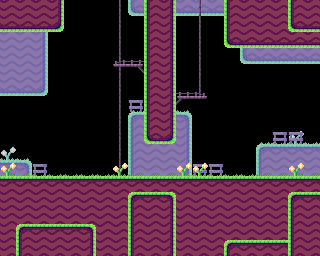

A level layout from a 2D game, rendered from its tile map. Below: a short description, then the map file with its tile-grid data intact:
An orthogonal 20x16 tile map with 16x16 px tiles, 2 tile layers (BackTiles, Tiles) and 6 objects (2x ground, player, exit, door, place_allow).

<map version="1.10" tiledversion="1.11.2" orientation="orthogonal" renderorder="right-down" width="20" height="16" tilewidth="16" tileheight="16" infinite="0" nextlayerid="6" nextobjectid="31">
 <editorsettings>
  <export target="level5.lua" format="lua" />
 </editorsettings>
 <properties>
  <property name="crate" type="int" value="0" />
  <property name="dialog_name" value="level5" />
  <property name="level_name" value="the key is escape" />
  <property name="platform" type="int" value="0" />
  <property name="springboard" type="int" value="0" />
  <property name="yellowkey" type="int" value="1" />
 </properties>
 <tileset firstgid="1" name="tiles" tilewidth="16" tileheight="16" tilecount="256" columns="16">
  <image source="../graphics/tiles.png" width="256" height="256" />
 </tileset>
 <layer id="5" name="BackTiles" width="20" height="16" tintcolor="#ffffff">
  <data encoding="csv">
0,0,0,0,0,0,0,0,38,0,0,39,39,39,0,0,0,0,0,0,
0,0,0,0,0,0,0,0,0,0,0,0,0,0,0,0,0,0,18,0,
23,23,24,0,0,0,0,0,0,0,0,0,0,0,0,0,0,0,0,0,
23,23,24,0,0,0,0,66,0,0,0,0,0,0,0,38,39,39,39,39,
23,23,24,0,0,0,0,66,0,0,0,0,0,0,0,0,0,0,0,0,
39,39,40,0,0,0,0,66,0,0,0,0,66,0,0,0,0,0,0,0,
0,0,0,0,0,0,0,66,43,0,0,44,0,0,0,0,0,0,0,0,
0,0,0,0,0,0,0,66,6,0,0,8,0,0,0,0,0,0,0,0,
0,0,0,0,0,0,0,66,22,23,23,24,0,0,0,0,43,28,27,28,
27,44,0,0,0,0,0,66,22,23,23,24,0,0,0,0,6,7,7,7,
7,8,52,0,0,0,0,66,22,23,23,24,52,52,0,0,22,23,23,23,
0,0,0,0,0,0,0,0,0,0,0,0,0,0,0,0,0,0,0,0,
0,0,0,0,0,0,0,0,18,0,18,0,0,0,0,0,0,0,18,0,
0,0,0,0,0,0,0,0,0,0,0,0,0,0,0,0,0,0,0,0,
0,18,0,0,0,18,0,0,0,0,0,0,0,0,0,0,0,0,0,0,
0,0,0,0,0,0,0,0,0,0,0,0,0,0,18,0,0,0,0,0
</data>
 </layer>
 <layer id="1" name="Tiles" width="20" height="16">
  <data encoding="csv">
18,18,18,19,0,0,0,66,0,17,19,0,66,0,17,18,18,18,17,18,
34,34,34,35,0,0,0,66,0,17,19,0,66,0,17,18,18,18,33,34,
0,0,0,0,0,0,0,66,0,17,19,0,66,0,33,34,34,34,34,34,
0,0,0,0,0,0,0,101,102,17,19,0,66,0,0,0,0,0,0,0,
0,0,0,0,0,0,0,65,51,17,19,0,66,0,0,0,0,0,0,0,
0,0,0,0,0,0,0,0,0,17,19,102,103,0,0,0,0,0,0,0,
0,0,0,0,0,0,0,0,52,17,19,49,67,0,0,0,0,0,0,0,
0,0,0,0,0,0,0,0,0,17,19,0,0,0,0,0,0,0,0,0,
0,0,0,0,0,0,0,0,0,33,35,0,0,0,0,0,0,52,52,0,
0,0,0,0,0,0,0,0,0,0,0,0,0,0,0,0,0,0,0,0,
68,69,69,69,69,69,69,68,69,69,69,68,68,69,69,69,69,69,68,69,
2,2,2,2,2,2,2,2,2,2,2,2,2,2,2,2,2,2,2,2,
18,18,18,18,18,18,18,18,1,2,3,18,18,18,18,18,18,18,1,2,
18,18,18,18,18,18,18,18,17,18,19,18,18,18,18,18,18,18,17,18,
18,1,2,2,2,3,18,18,17,18,19,18,18,18,18,18,18,18,17,18,
18,17,18,18,18,19,18,18,17,18,19,18,18,18,1,2,2,2,17,18
</data>
 </layer>
 <objectgroup id="2" name="Objects">
  <object id="4" type="player" x="24" y="160" width="16" height="16" />
  <object id="6" type="exit" x="280" y="160" width="16" height="16" />
  <object id="8" type="ground" x="0" y="176" width="320" height="80" />
  <object id="28" type="door" x="152" y="144" width="16" height="32">
   <properties>
    <property name="color" value="yellow" />
    <property name="dir" value="ver" />
   </properties>
  </object>
  <object id="29" type="ground" x="144" y="0" width="32" height="144" />
 </objectgroup>
 <objectgroup color="#18abcc" id="4" name="Allow">
  <object id="18" type="place_allow" x="64" y="144" width="48" height="32" />
 </objectgroup>
</map>